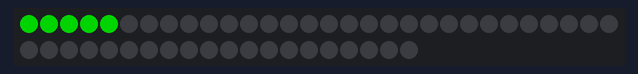
Bench run of a sketch on a simulated Arduino Uno, built with avr-gcc and run on an emulated ATmega328P. On the bench: 50 RGB LEDs in strip order, left to right, continuing on the next row. Dim RGB values are drawn brighter than linear.

Above: at 0.05 s.
At 1.17 s:
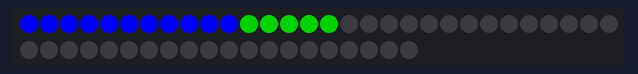
At 2.4 s:
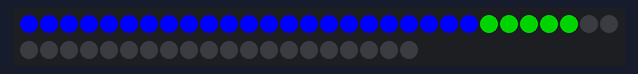
At 4.7 s:
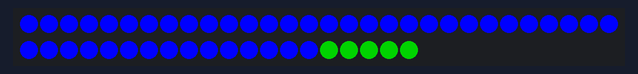
At 7.61 s:
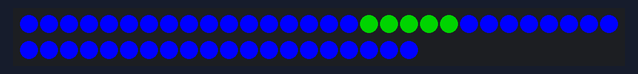
At 10.5 s:
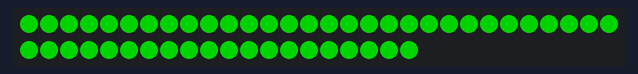

The sketch:

three_led_patterns_bueno.ino
```cpp
#include <FastLED.h>
#include <elapsedMillis.h>

#define LED_PIN 12
#define NUM_LEDS 50

CRGB leds[NUM_LEDS];

elapsedMillis elapsedTime; // Declare elapsedTime as a static variable

void setup() {
  FastLED.addLeds<WS2812B, LED_PIN, GRB>(leds, NUM_LEDS);
}

void roundStrip(int speed, int runTime) {
  bool stripRunning = true;
  static uint8_t startIndex = 0;
  static uint8_t hue = 0;
  unsigned long startTime = millis();

  while (stripRunning && (millis() - startTime < runTime)) {
    // Fill the entire LED strip with a rainbow gradient
    fill_rainbow(leds, NUM_LEDS, hue, 4);

    // Move the rainbow effect from left to right
    for (int i = 0; i < NUM_LEDS; i++) {
      leds[i] = leds[(i + startIndex) % NUM_LEDS];
    }

    FastLED.show();
    FastLED.delay(speed);

    // Increment the rainbow hue to change colors
    hue++;

    // Move the rainbow gradient index
    startIndex++;
    if (startIndex >= NUM_LEDS) {
      startIndex = 0;
    }
  }

  // Turn off LEDs after the runTime
  fill_solid(leds, NUM_LEDS, CRGB::Black); // Set all LEDs to black (off)
  FastLED.show();
  stripRunning = false; //stop iterations
}

void ledStrip(int speed, int runTime) {
  unsigned long startTime = millis();
  unsigned long currentTime;

  // Set the background color to blue
  fill_solid(leds, NUM_LEDS, CRGB::Black);
  FastLED.show();

  while (elapsedTime < runTime) {
    currentTime = millis(); // Update currentTime
    // Move the group of 5 green LEDs from left to right
    for (int i = 0; i <= NUM_LEDS - 5; ++i) {
      fill_solid(leds + i, 5, CRGB::Green); // Set a group of 5 LEDs to green
      FastLED.show();
      delay(speed);
      fill_solid(leds + i, 5, CRGB::Blue); // Set the same group back to blue
    }

    // Move the group of 5 green LEDs from right to left
    for (int i = NUM_LEDS - 5; i >= 0; --i) {
      fill_solid(leds + i, 5, CRGB::Green); // Set a group of 5 LEDs to green
      FastLED.show();
      delay(speed);
      fill_solid(leds + i, 5, CRGB::Blue); // Set the same group back to blue
    }

    // Check if runtime exceeded
    if (currentTime - startTime >= runTime) {
      break;
    }
  }

  // Turn off LEDs after the runTime
  fill_solid(leds, NUM_LEDS, CRGB::Black); // Set all LEDs to black (off)
  FastLED.show();
}

void blinkLEDs() {
  const int blinkDuration = 20000;  // 20 seconds
  const int blinkInterval = 500;   // 500 milliseconds (0.5 seconds)

  static elapsedMillis elapsedTime; // Track elapsed time

  while (elapsedTime < blinkDuration) {
    // Turn on all LEDs
    fill_solid(leds, NUM_LEDS, CRGB::Green);
    FastLED.show();
    delay(blinkInterval);

    // Turn off all LEDs
    fill_solid(leds, NUM_LEDS, CRGB::Black);
    FastLED.show();
    delay(blinkInterval);
  }

  // Turn off LEDs after the specified duration
  fill_solid(leds, NUM_LEDS, CRGB::Black);
  FastLED.show();
}


void loop() {
  ledStrip(100, 2000);
  delay(1000);
  //roundStrip(100, 2000);
  //delay(1000);
  blinkLEDs();


}
```

Measured:
- what the display in image 5 shows lasts 0.5 s, from 10.4 s to 10.9 s
